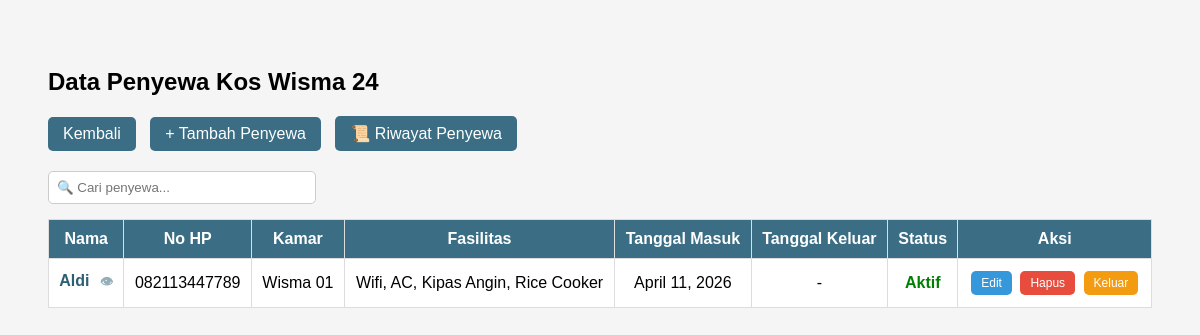
The page /penyewa/ (signed in) on the database its author committed.
### kos/models.py (models this page shows, shortened)
class Penyewa(models.Model):
    user = models.OneToOneField(User, on_delete=models.CASCADE, null=True, blank=True)
    nama = models.CharField(max_length=100)
    no_hp = models.CharField(max_length=15, blank=True)
    nik = models.CharField(max_length=16, blank=True)
    kamar = models.ForeignKey(Kamar, on_delete=models.SET_NULL, null=True, blank=True)
    tanggal_masuk = models.DateField(null=True, blank=True)
    tanggal_keluar = models.DateField(null=True, blank=True)
    foto_ktp = models.ImageField(upload_to='ktp/', null=True, blank=True)
    fasilitas = models.ManyToManyField(Fasilitas, blank=True)
    status = models.CharField(
        max_length=20,
        choices=[
            ('Pending', 'Pending'),
            ('Aktif', 'Aktif'),
            ('Keluar', 'Keluar')
        ],
        default='Pending'
    )

class Kamar(models.Model):
    nomor_kamar = models.CharField(max_length=10)
    harga = models.IntegerField()
    status = models.CharField(
        max_length=20,
        choices=[
            ('Kosong', 'Kosong'),
            ('Terisi', 'Terisi')
        ],
        default='Kosong'
    )

class Fasilitas(models.Model):
    nama = models.CharField(max_length=50)

### kos/views.py (the view)
# urls.py: path('penyewa/', views.daftar_penyewa, name='penyewa'),
@login_required
def daftar_penyewa(request):
    penyewa = Penyewa.objects.select_related('kamar').prefetch_related('fasilitas').all()
    return render(request, 'kos/penyewa.html', {
        'penyewa': penyewa
    })

### kos/templates/kos/penyewa.html (shortened to what this page needs)
<!DOCTYPE html>
<html>
<head>
</head>
<body>
<h2>Data Penyewa Kos Wisma 24</h2>
<div class="top-menu">
    <a href="/dashboard/" class="btn">Kembali</a>
    <a href="/tambah-penyewa/" class="btn">+ Tambah Penyewa</a>
    <a href="/riwayat-penyewa/" class="btn">📜 Riwayat Penyewa</a>
</div>
<input type="text" id="searchInput" placeholder="🔍 Cari penyewa..." onkeyup="searchPenyewa()">
<table>
    <tr>
        <th>Nama</th>
        <th>No HP</th>
        <th>Kamar</th>
        <th>Fasilitas</th>
        <th>Tanggal Masuk</th>
        <th>Tanggal Keluar</th>
        <th>Status</th>
        <th>Aksi</th>
    </tr>
    {% for p in penyewa %}
    <tr>
        <td>
            <a href="{% url 'detail_penyewa' p.id %}" class="nama-link" title="Klik untuk lihat detail">
                {{ p.nama }}
                <span class="icon-view">👁</span>
            </a>
        </td>
        <td>{{ p.no_hp }}</td>
        <td>{{ p.kamar.nomor_kamar }}</td>
        <td>
            {% for f in p.fasilitas.all %}
                {{ f.nama }}{% if not forloop.last %}, {% endif %}
            {% empty %}
                -
            {% endfor %}
        </td>
        <td>{{ p.tanggal_masuk }}</td>
        <td>{% if p.tanggal_keluar %}{{ p.tanggal_keluar }}{% else %}-{% endif %}</td>
        <td>
            {% if p.status == "Aktif" %}
                <span style="color:green; font-weight:bold;">Aktif</span>
            {% else %}
                <span style="color:red; font-weight:bold;">Keluar</span>
            {% endif %}
        </td>
        <td>
            <a href="/edit-penyewa/{{p.id}}" class="action-btn btn-edit">Edit</a>
            <a href="/hapus-penyewa/{{p.id}}" class="action-btn btn-hapus" onclick="return confirm('Yakin ingin hapus data?')">Hapus</a>
            <a href="/keluar-penyewa/{{p.id}}" class="action-btn btn-keluar" onclick="return confirm('Yakin penyewa keluar?')">Keluar</a>
        </td>
    </tr>
    {% endfor %}
</table>
</body>
</html>

### kos/templates/kos/penyewa.html (style rules this page uses)
body { font-family: Arial, sans-serif; background: #f5f5f5; padding: 40px; }
.top-menu { margin-bottom: 20px; }
.btn { display:inline-block; padding:8px 15px; background:#3b6e85; color:white; text-decoration:none; border-radius:5px; margin-right:10px; }
table { border-collapse:collapse; width:100%; background:white; }
th, td { border:1px solid #ddd; padding:10px; text-align:center; }
th { background:#3b6e85; color:white; }
.nama-link { color:#2c5f73; font-weight:bold; text-decoration:none; transition: 0.2s; }
.nama-link .icon-view { margin-left: 6px; font-size: 13px; opacity: 0.5; transition: 0.2s; }
#searchInput { padding:8px; width:250px; margin-bottom:15px; border-radius:5px; border:1px solid #ccc; }
.action-btn { padding:5px 10px; border-radius:5px; text-decoration:none; color:white; font-size:12px; margin:2px; display:inline-block; }
.btn-edit { background:#3498db; }
.btn-hapus { background:#e74c3c; }
.btn-keluar { background:#f39c12; }

### rows shown on the page
Penyewa: nama "Aldi", no_hp "082113447789", kamar.nomor_kamar "Wisma 01", tanggal_masuk "April 11, 2026", status "Aktif"
Fasilitas: nama "Wifi"
Fasilitas: nama "AC"
Fasilitas: nama "Kipas Angin"
Fasilitas: nama "Rice Cooker"
